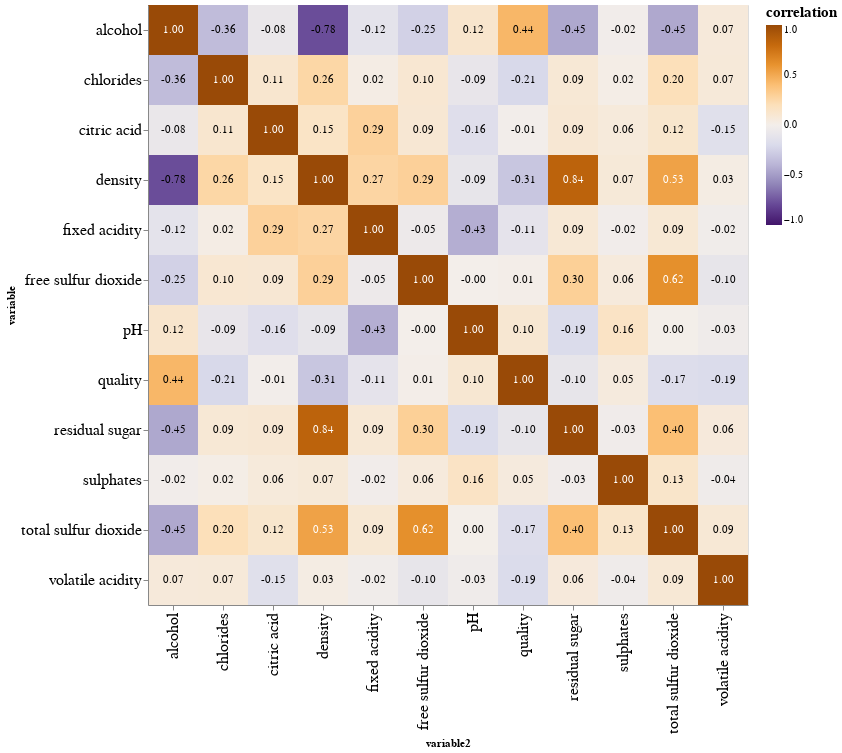

Notebook cell for this chart:
### Code cell
base = alt.Chart(cor_data).encode(
    x='variable2:O',
    y='variable:O'    
)

# Text layer with correlation labels
# Colors are for easier readability
text = base.mark_text().encode(
    text='correlation_label',
    color=alt.condition(
        alt.datum.correlation > 0.5, 
        alt.value('white'),
        alt.value('black')
    )
)

# The correlation heatmap itself
cor_plot = base.mark_rect().encode(
    alt.Color('correlation:Q', scale=alt.Scale(domain=(-1, 1), scheme='purpleorange'))
)

(cor_plot + text).properties(height=600, width = 600).configure_axis(labelFontSize = 16
).configure_legend(titleFontSize = 15)

### Figure 1 — Vega-Lite specification as saved in the notebook (floating-point values rounded to 4 significant figures; data arrays with more than 128 entries replaced by an {"elided": "..."} marker saying what was removed)
{"config": {"view": {"continuousWidth": 400, "continuousHeight": 300}, "axis": {"labelFontSize": 16}, "legend": {"titleFontSize": 15}}, "layer": [{"mark": "rect", "encoding": {"color": {"type": "quantitative", "field": "correlation", "scale": {"domain": [-1, 1], "scheme": "purpleorange"}}, "x": {"type": "ordinal", "field": "variable2"}, "y": {"type": "ordinal", "field": "variable"}}}, {"mark": "text", "encoding": {"color": {"condition": {"value": "white", "test": "(datum.correlation > 0.5)"}, "value": "black"}, "text": {"type": "nominal", "field": "correlation_label"}, "x": {"type": "ordinal", "field": "variable2"}, "y": {"type": "ordinal", "field": "variable"}}}], "data": {"name": "data-78b1a01a4699e461d142c5feb9fcadf1"}, "height": 600, "width": 600, "$schema": "https://vega.github.io/schema/vega-lite/v4.8.1.json", "datasets": {"data-78b1a01a4699e461d142c5feb9fcadf1": {"elided": "144 records"}}}
